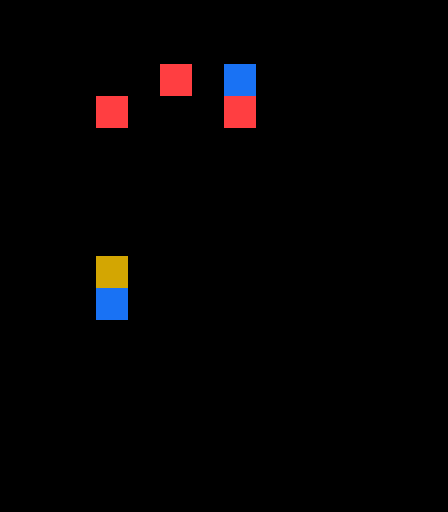

Rendered tile map (Tiled .tmx) drawn with the repository's tilesets; below, a short description and the full map source, tile grids included:
An orthogonal 14x16 tile map with 32x32 px tiles, 1 tile layer (board) and 16 objects (10x Static, 4x Interactable, Start, Flag).

<map version="1.5" tiledversion="1.5.0" orientation="orthogonal" renderorder="right-down" width="14" height="16" tilewidth="32" tileheight="32" infinite="0" nextlayerid="3" nextobjectid="21">
 <tileset firstgid="1" source="basic.tsx" />
 <layer id="1" name="board" width="14" height="16">
  <data encoding="csv">
0,0,0,0,0,0,0,0,11,11,11,0,0,0,
0,11,11,11,11,11,11,11,11,0,11,11,0,0,
0,11,0,0,0,42,0,24,0,0,0,11,0,0,
0,11,0,42,0,0,0,42,0,0,0,11,0,0,
0,11,0,11,11,11,11,11,11,11,0,11,0,0,
0,11,0,0,0,0,0,0,0,0,0,11,0,0,
0,11,11,11,11,11,11,11,0,0,0,11,0,0,
0,11,0,0,11,11,0,11,11,0,0,11,0,0,
0,11,0,38,0,0,0,0,0,0,0,11,0,0,
0,11,0,24,11,11,11,11,11,11,0,11,11,0,
0,11,0,0,0,0,0,0,0,0,0,0,11,0,
0,11,11,11,11,11,11,11,11,11,0,11,11,0,
0,11,0,0,0,0,0,0,0,0,0,0,11,0,
0,11,11,11,11,11,11,11,11,11,0,11,11,0,
0,0,0,0,0,0,0,0,0,11,11,11,0,0,
0,0,0,0,0,0,0,0,0,0,0,0,0,0
</data>
 </layer>
 <objectgroup id="2" name="objects">
  <object id="1" name="move all stuck boxes south" type="Interactable" gid="32" x="288" y="64" width="32" height="32" />
  <object id="2" name="change stuck boxes to 'pushable'" type="Interactable" gid="32" x="352" y="352" width="32" height="32" />
  <object id="3" name="move all stuck boxes north" type="Interactable" gid="32" x="320" y="448" width="32" height="32" />
  <object id="4" name="Start" gid="18" x="64" y="416" width="32" height="32" />
  <object id="5" name="Spikes" type="Static" gid="42" x="288" y="256" width="32" height="32">
   <properties>
    <property name="Properties" value="kills" />
   </properties>
  </object>
  <object id="6" name="Stuck box" type="Static" gid="40" x="320" y="320" width="32" height="32">
   <properties>
    <property name="Group" type="int" value="3" />
    <property name="Properties" value="unpassable" />
   </properties>
  </object>
  <object id="7" name="Stuck box" type="Static" gid="40" x="320" y="160" width="32" height="32">
   <properties>
    <property name="Group" type="int" value="3" />
    <property name="Properties" value="unpassable" />
   </properties>
  </object>
  <object id="8" name="Flag" gid="37" x="320" y="96" width="32" height="32">
   <properties>
    <property name="Properties" value="win" />
   </properties>
  </object>
  <object id="12" name="Box" type="Static" gid="38" x="192" y="416" width="32" height="32">
   <properties>
    <property name="Properties" value="unpassable, pushable" />
   </properties>
  </object>
  <object id="14" name="transform spikes to boxes" type="Interactable" gid="32" x="192" y="256" width="32" height="32" />
  <object id="15" name="Spikes" type="Static" gid="42" x="96" y="128" width="32" height="32">
   <properties>
    <property name="Properties" value="kills" />
   </properties>
  </object>
  <object id="16" name="Spikes" type="Static" gid="42" x="160" y="96" width="32" height="32">
   <properties>
    <property name="Properties" value="kills" />
   </properties>
  </object>
  <object id="17" name="Spikes" type="Static" gid="42" x="224" y="128" width="32" height="32">
   <properties>
    <property name="Properties" value="kills" />
   </properties>
  </object>
  <object id="18" name="Box" type="Static" gid="38" x="96" y="288" width="32" height="32">
   <properties>
    <property name="Properties" value="unpassable, pushable" />
   </properties>
  </object>
  <object id="19" name="Curtain" type="Static" gid="24" x="96" y="320" width="32" height="32">
   <properties>
    <property name="Properties" value="blocks vision" />
   </properties>
  </object>
  <object id="20" name="Curtain" type="Static" gid="24" x="224" y="96" width="32" height="32">
   <properties>
    <property name="Properties" value="blocks vision" />
   </properties>
  </object>
 </objectgroup>
</map>
